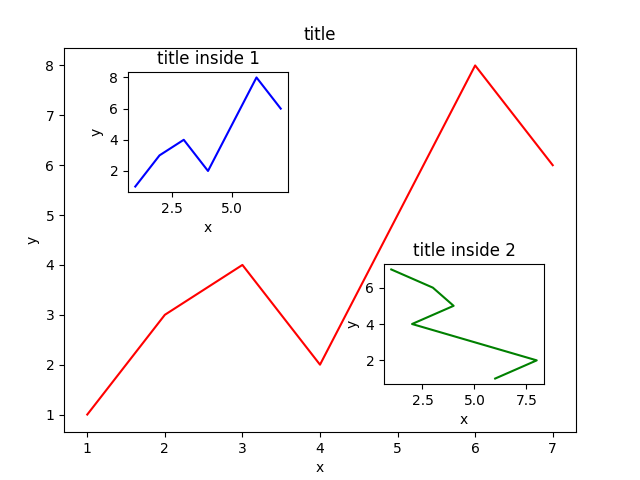

This figure's Python source:
import matplotlib.pyplot as plt
import matplotlib.gridspec as gridspec

fig = plt.figure()
x = [1, 2, 3, 4, 5, 6, 7]
y = [1, 3, 4, 2, 5, 8, 6]

left, bottom, width, height = 0.1, 0.1, 0.8, 0.8    # how big (percentage) in the canvas (figure) (start from left bottom)
ax1 = fig.add_axes([left, bottom, width, height])
ax1.plot(x, y, 'r')
ax1.set_xlabel('x')
ax1.set_ylabel('y')
ax1.set_title('title')

left, bottom, width, height = 0.2, 0.6, 0.25, 0.25 
ax2 = fig.add_axes([left, bottom, width, height])
ax2.plot(x, y, 'b')
ax2.set_xlabel('x')
ax2.set_ylabel('y')
ax2.set_title('title inside 1')

plt.axes([.6, .2, .25, .25])
plt.plot(y[::-1], x, 'g')
plt.xlabel('x')
plt.ylabel('y')
plt.title('title inside 2')


plt.show()
